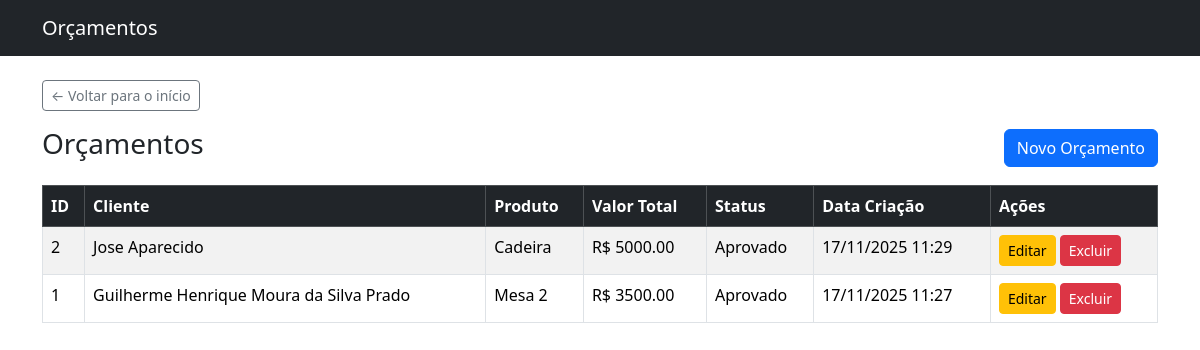
The page /orcamentos on the database its author committed.
### models.py (models this page shows)
class Orcamento(db.Model):
    __tablename__ = "orcamentos"
    id = db.Column(db.Integer, primary_key=True)
    cliente_id = db.Column(db.Integer, db.ForeignKey("clientes.id"), nullable=False)
    produto_id = db.Column(db.Integer, db.ForeignKey("produtos.id"), nullable=False)
    valor_total = db.Column(db.Float, nullable=False)
    status = db.Column(db.String(20), default="Pendente")
    data_criacao = db.Column(db.DateTime, default=datetime.now)

class Cliente(db.Model):
    __tablename__ = "clientes"
    id = db.Column(db.Integer, primary_key=True)
    nome = db.Column(db.String(100), nullable=False)
    email = db.Column(db.String(120))
    telefone = db.Column(db.String(20))
    orcamentos = db.relationship("Orcamento", backref="cliente", lazy=True)

class Produto(db.Model):
    __tablename__ = "produtos"
    id = db.Column(db.Integer, primary_key=True)
    nome = db.Column(db.String(100), nullable=False)
    descricao = db.Column(db.String(255))
    preco_base = db.Column(db.Float, nullable=False, default=0.0)
    orcamentos = db.relationship("Orcamento", backref="produto", lazy=True)

### app.py (the view)
@app.route("/orcamentos")
def listar_orcamentos():
    orcamentos = Orcamento.query.order_by(Orcamento.data_criacao.desc()).all()
    return render_template("orcamentos_list.html", orcamentos=orcamentos)

### templates/orcamentos_list.html (shortened to what this page needs)
{% extends "base.html" %}
{% block content %}
<div class="d-flex justify-content-between align-items-center mb-3">
    <h1 class="h3">Orçamentos</h1>
    <a href="{{ url_for('novo_orcamento') }}" class="btn btn-primary">Novo Orçamento</a>
</div>
{% if orcamentos %}
<table class="table table-striped table-bordered">
    <thead class="table-dark">
        <tr>
            <th>ID</th>
            <th>Cliente</th>
            <th>Produto</th>
            <th>Valor Total</th>
            <th>Status</th>
            <th>Data Criação</th>
            <th>Ações</th>
        </tr>
    </thead>
    <tbody>
        {% for orc in orcamentos %}
        <tr>
            <td>{{ orc.id }}</td>
            <td>{{ orc.cliente.nome }}</td>
            <td>{{ orc.produto.nome }}</td>
            <td>R$ {{ '%.2f'|format(orc.valor_total) }}</td>
            <td>{{ orc.status }}</td>
            <td>{{ orc.data_criacao.strftime("%d/%m/%Y %H:%M") }}</td>
            <td>
                <a href="{{ url_for('editar_orcamento', orcamento_id=orc.id) }}" class="btn btn-sm btn-warning">Editar</a>
                <form action="{{ url_for('excluir_orcamento', orcamento_id=orc.id) }}" method="post" style="display:inline;" onsubmit="return confirm('Excluir este orçamento?');">
                    <button type="submit" class="btn btn-sm btn-danger">Excluir</button>
                </form>
            </td>
        </tr>
        {% endfor %}
    </tbody>
</table>
{% else %}
<div class="alert alert-info">Nenhum orçamento cadastrado ainda.</div>
{% endif %}
{% endblock %}

### templates/base.html (shortened to what this page needs)
<!doctype html>
<html lang="pt-br">
  <head>
    <link href="https://cdn.jsdelivr.net/npm/bootstrap@5.3.3/dist/css/bootstrap.min.css" rel="stylesheet">
  </head>
  <body>
    <nav class="navbar navbar-expand-lg navbar-dark bg-dark">
      <div class="container">
        <a class="navbar-brand" href="{{ url_for('index') }}">Orçamentos</a>
      </div>
    </nav>
    <div class="container mt-4">
      <div class="mb-3">
        <a href="{{ url_for('index') }}" class="btn btn-outline-secondary btn-sm">
          ← Voltar para o início
        </a>
      </div>
      {% block content %}{% endblock %}
    </div>
  </body>
</html>

### rows shown on the page
Orcamento: id "2", cliente.nome "Jose Aparecido", produto.nome "Cadeira", valor_total "5000.00", status "Aprovado", data_criacao "17/11/2025 11:29"
Orcamento: id "1", cliente.nome "Guilherme Henrique Moura da Silva Prado", produto.nome "Mesa 2", valor_total "3500.00", status "Aprovado", data_criacao "17/11/2025 11:27"
